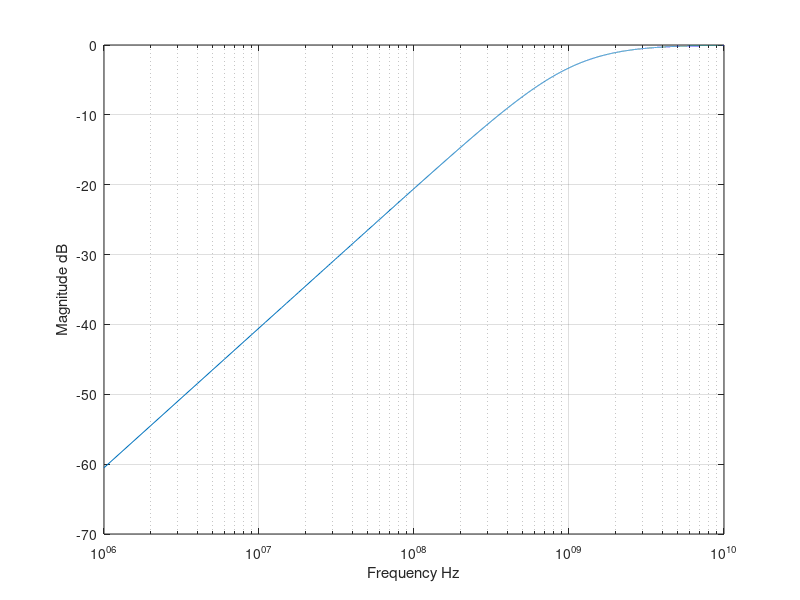

MATLAB code for this plot:
clc
clear all
format compact
Vn=1;
C=3e-12;
R=50;
f=1e6: 1e6: 10e9;
omega=2*pi*f;
ZC=-j./(omega*C);
ZTotal=ZC+R;
I=Vn./ZTotal;  % omega is in ZTotal so use ./
Vout=I*R;
H=Vout/Vn;
M=abs(H);
MdB = 20*log10(M);
%plotting graph

figure(1)
semilogx(f,MdB)
grid on;
xlabel('Frequency Hz');
ylabel('Magnitude dB');